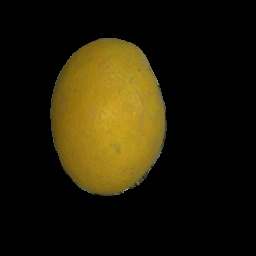
#> input picture data/A11_71.jpeg, 256 x 256 px; its folder holds 4 pictures in this run
$ jupyter execute --allow-errors sweetness_predict.ipynb
#> lines starting #> are read from the running program, lines starting #| are printed output that depends on the picture
1. Load the image
2. Preprocess the image
3. Extract the feature
4. Select the feature
5. Encode the feature
6. Train or test the model
7. Estimate

[cell 1]
# 1. Load the image
from PIL import Image
import numpy as np

def load_image(infilename):
    img = Image.open(infilename)
    img.load()
    return np.asarray(img, dtype="int32")

# def save_image( npdata, outfilename ) :
#     img = Image.fromarray( np.asarray( np.clip(npdata,0,255), dtype="uint8"), "L" )
#     img.save( outfilename )

[cell 2]
import glob
from scipy import ndimage
import pandas as pd

path = 'data/*.jpeg'
img_name = glob.glob(path)
rgb_list = []
label_feature_list = []
for img in img_name:
    img = Image.open(img)
#> img is the input picture: PIL image 256x256 RGB; mean R, G, B 34, 27.4, 6.6
    reduced = img.convert("P", palette=Image.Palette.WEB) # convert to web palette (216 colors)
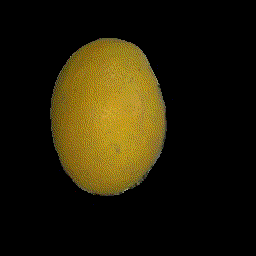
#> reduced: PIL image 256x256 P; mean R, G, B 33.9, 27.3, 6.6
    palette = reduced.getpalette() # get palette as [r,g,b,r,g,b,...]
#> palette = 678 values, max 255 at index 45, min 0 at index 0, mean 121.9
    palette = [palette[3*n:3*n+3] for n in range(256)] # group 3 by 3 = [[r,g,b],[r,g,b],...]
#> palette = 256 items, first 6: [0, 0, 0], [0, 0, 0], [0, 0, 0], [0, 0, 0], [0, 0, 0], [0, 0, 0]
    color_count = [(n, palette[m]) for n,m in reduced.getcolors()]
#> color_count = 33 items
    RGB_df = pd.DataFrame(color_count, columns = ['cnt', 'RGB']).sort_values(by = 'cnt', ascending = False).iloc[1:6]
#> RGB_df = table of 5 rows and 2 columns
    RGB = pd.DataFrame(RGB_df['RGB'].to_list(), columns = ['r', 'g', 'b'])
#> RGB = table of 5 rows and 3 columns
    color = RGB.mean()
    rgb_list.append(color)
    img_arr = np.asarray(img, dtype="int32")
    labeled_image, num_features = ndimage.label(img_arr)
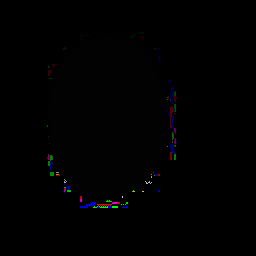
#> labeled_image: shape (256, 256, 3) int32; mean R, G, B 0.4, 0.4, 0.5; drawn with min black and max white
#> num_features = 98
    label_feature_list.append(num_features)
#> pass 2 of the loop `for img in img_name:`:
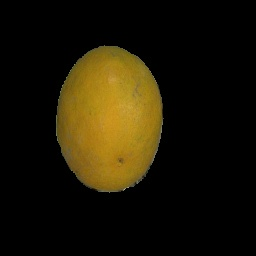
#> input picture data/A12_54.jpeg, 256 x 256 px
#> img is the input picture: PIL image 256x256 RGB; mean R, G, B 28.8, 22.5, 5.3
#> `reduced = img.convert("P", palette=Image.Palette.WEB)`:
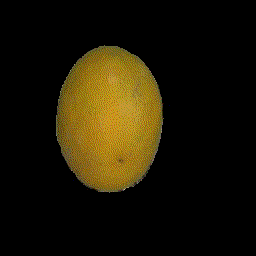
#> reduced: PIL image 256x256 P; mean R, G, B 28.7, 22.5, 5.3
#> `palette = reduced.getpalette()`: palette = 678 values, max 255 at index 45, min 0 at index 0, mean 121.9
#> `palette = [palette[3*n:3*n+3] for n in range(256)]`: palette = 256 items, first 6: [0, 0, 0], [0, 0, 0], [0, 0, 0], [0, 0, 0], [0, 0, 0], [0, 0, 0]
#> color_count = 30 items
#> `labeled_image, num_features = ndimage.label(img_arr)`:
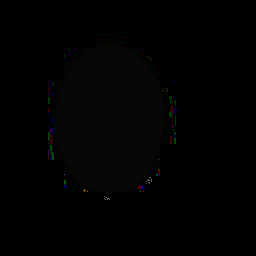
#> labeled_image: shape (256, 256, 3) int32; mean R, G, B 1.7, 1.7, 1.7
#> num_features = 106
#> pass 3 of the loop `for img in img_name:`:
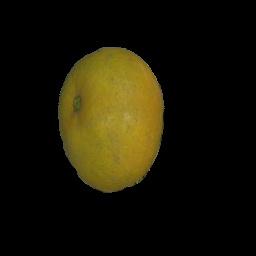
#> input picture data/A12_59.jpeg, 256 x 256 px
#> img is the input picture: PIL image 256x256 RGB; mean R, G, B 25.5, 21.8, 5.8
#> `reduced = img.convert("P", palette=Image.Palette.WEB)`:
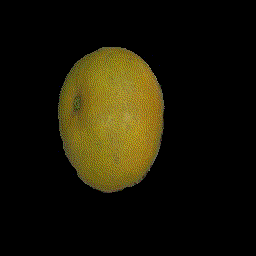
#> reduced: PIL image 256x256 P; mean R, G, B 25.5, 21.8, 5.8
#> `palette = reduced.getpalette()`: palette = 678 values, max 255 at index 45, min 0 at index 0, mean 121.9
#> `palette = [palette[3*n:3*n+3] for n in range(256)]`: palette = 256 items, first 6: [0, 0, 0], [0, 0, 0], [0, 0, 0], [0, 0, 0], [0, 0, 0], [0, 0, 0]
#> `labeled_image, num_features = ndimage.label(img_arr)`:
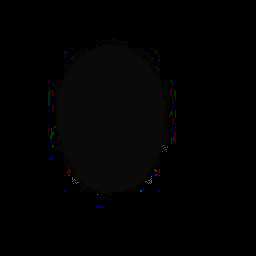
#> labeled_image: shape (256, 256, 3) int32; mean R, G, B 2.3, 2.3, 2.3
#> num_features = 112
#> the loop made 4 passes; the first 3 are shown
